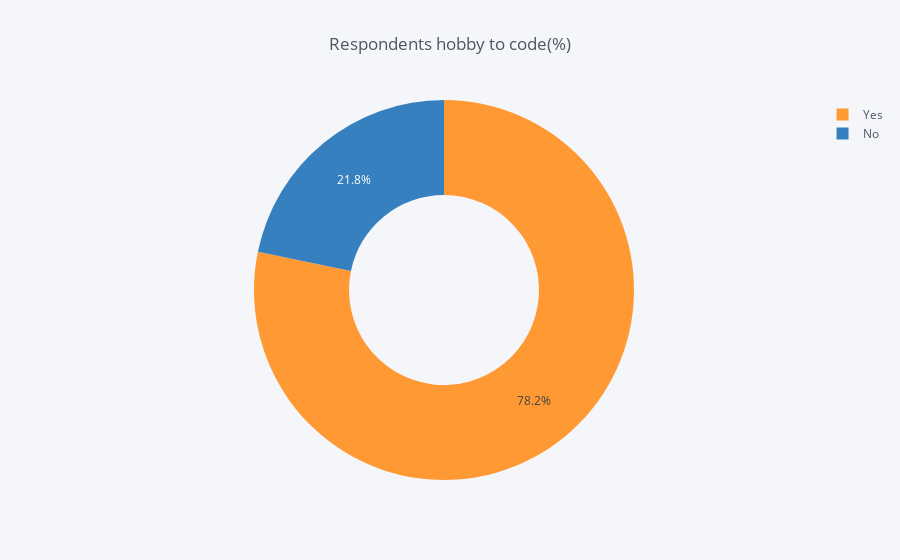

Notebook code for this chart:
### Code cell
temp = data['Hobbyist'].value_counts()
df = pd.DataFrame({'labels': temp.index,
                   'values': temp.values
                  })
df.iplot(kind='pie',labels='labels',values='values', 
         title='Respondents hobby to code(%)', hole = 0.5)

### Figure 1 — Plotly figure (JSON) as saved in the notebook; plotly's stock layout.template omitted (floating-point values rounded to 4 significant figures)
{"data": [{"hole": 0.5, "labels": ["Yes", "No"], "marker": {"colors": ["rgba(255, 153, 51, 1.0)", "rgba(55, 128, 191, 1.0)"]}, "name": "", "type": "pie", "values": [50388, 14028]}], "layout": {"legend": {"bgcolor": "#F5F6F9", "font": {"color": "#4D5663"}}, "paper_bgcolor": "#F5F6F9", "plot_bgcolor": "#F5F6F9", "title": "Respondents hobby to code(%)", "titlefont": {"color": "#4D5663"}}}
